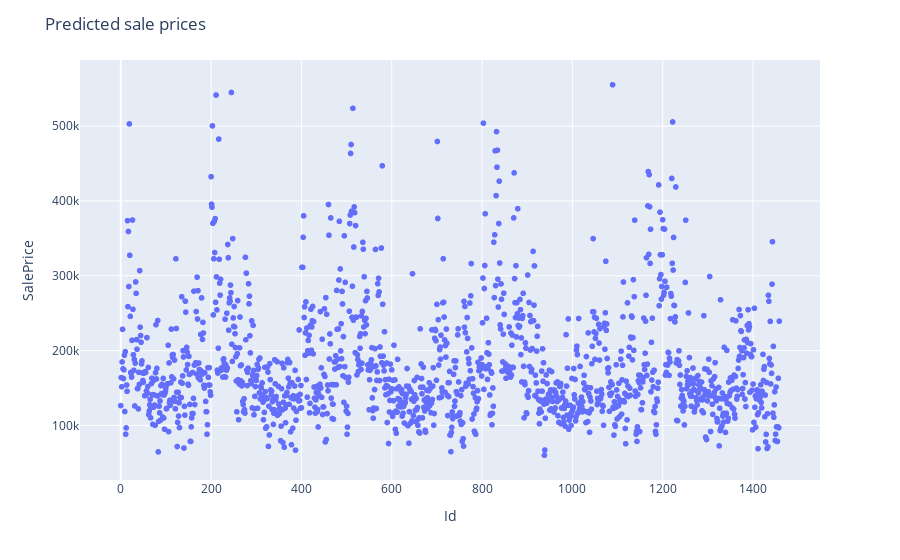

The code cell stored with this chart in its notebook:
### Code cell
fig = px.scatter(x = df_results.index, y = df_results['SalePrice'])
fig.update_yaxes(title="SalePrice")
fig.update_xaxes(title="Id")
fig.update_layout(title="Predicted sale prices")
fig.show()

### Figure 1 — Plotly figure (JSON) as saved in the notebook; plotly's stock layout.template omitted (floating-point values rounded to 4 significant figures; data arrays with more than 128 entries replaced by an {"elided": "..."} marker saying what was removed)
{"data": [{"hovertemplate": "x=%{x}<br>y=%{y}<extra></extra>", "legendgroup": "", "marker": {"color": "#636efa", "symbol": "circle"}, "mode": "markers", "name": "", "showlegend": false, "type": "scattergl", "x": {"elided": "1459 int values"}, "xaxis": "x", "y": {"elided": "1459 float values"}, "yaxis": "y"}], "layout": {"legend": {"tracegroupgap": 0}, "margin": {"t": 60}, "title": {"text": "Predicted sale prices"}, "xaxis": {"anchor": "y", "domain": [0, 1], "title": {"text": "Id"}}, "yaxis": {"anchor": "x", "domain": [0, 1], "title": {"text": "SalePrice"}}}}
